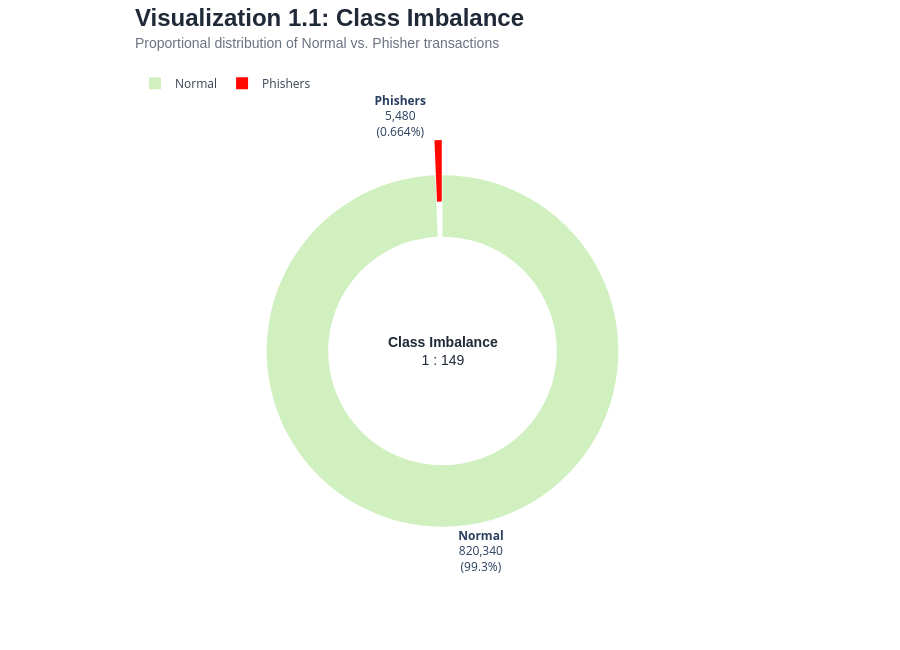

Notebook code cell kept with this figure:
### Code cell
import plotly.graph_objects as go
import pandas as pd

# ---------------------------------------------------------
# 1. DYNAMIC DATA CALCULATION (No more hardcoding)
# ---------------------------------------------------------
# We assume 'df' exists and has the column 'is_phisher' just like your snippet.

# Robust counts
class_counts = df['is_phisher'].value_counts().reindex([0, 1], fill_value=0)
n_normal = int(class_counts[0])
n_phishers = int(class_counts[1])
total = n_normal + n_phishers

labels = ['Normal', 'Phishers']
values = [n_normal, n_phishers]

# Calculate the ratio dynamically for the center text
if n_phishers > 0:
    ratio_val = int(n_normal / n_phishers)
    ratio_text = f"1 : {ratio_val}"
else:
    ratio_text = "No Phishers"

# ---------------------------------------------------------
# 2. COLORS & STYLING
# ---------------------------------------------------------
# Normal: #D0F0C0 (Pastel Green)
# Phishers: #FF0800 (Safety Red)
colors = ['#D0F0C0', '#FF0800'] 

# ---------------------------------------------------------
# 3. CREATE CHART
# ---------------------------------------------------------
fig = go.Figure(data=[go.Pie(
    labels=labels,
    values=values,
    hole=0.65,                       
    pull=[0, 0.2],                   # Dynamically explodes the Phishers slice (2nd item)
    
    # Text formatting: Grouping Name, Number, and Percent together
    textinfo='label+value+percent',
    texttemplate='<b>%{label}</b><br>%{value:,.0f}<br>(%{percent})',
    textposition='outside',
    
    marker=dict(
        colors=colors, 
        line=dict(color='#FFFFFF', width=0) # No border
    ),
    
    showlegend=True,
    sort=False 
)])

# ---------------------------------------------------------
# 4. LAYOUT & ALIGNMENT
# ---------------------------------------------------------

title_text = (
    "<span style='font-size: 24px; font-weight: bold; font-family: Arial; color: #1F2937;'>"
    "Visualization 1.1: Class Imbalance"
    "</span>"
    "<br>"
    "<span style='font-size: 14px; color: #6B7280; font-family: Arial;'>"
    "Proportional distribution of Normal vs. Phisher transactions"
    "</span>"
)

fig.update_layout(
    # 1. WHITESPACE (Left Margin = 60px)
    # This provides the "little bit left" alignment you requested.
    margin=dict(t=140, b=50, l=60, r=150),
    
    # 2. TITLE ALIGNMENT
    title=dict(
        text=title_text,
        xref='paper', 
        x=0,                
        y=0.96,
        xanchor='left',
        yanchor='top'
    ),
    
    # 3. LEGEND ALIGNMENT
    legend=dict(
        orientation="h",    
        yanchor="bottom",
        y=1.1,              # Positioned tightly under the description
        xanchor="left",
        x=0,                
        font=dict(size=12, color='#374151')
    ),
    
    # 4. CENTER TEXT (Dynamic Ratio)
    annotations=[dict(
        text=f"<b>Class Imbalance</b><br>{ratio_text}",
        x=0.5, y=0.5,
        font=dict(size=14, color='#1F2937', family="Arial"),
        showarrow=False
    )],
    
    paper_bgcolor='white',
    plot_bgcolor='white',
    height=650
)

# Handle the case where there is no data to plot gracefully (optional safety)
if total == 0:
    fig.add_annotation(text="No Data Available", showarrow=False, font=dict(size=20))

fig.show()

# To save automatically:
# fig.write_image('save_image_story/viz_1_1_class_imbalance_plotly.png', scale=3)

### Figure 1 — Plotly figure (JSON) as saved in the notebook; plotly's stock layout.template omitted (floating-point values rounded to 4 significant figures)
{"data": [{"hole": 0.65, "labels": ["Normal", "Phishers"], "marker": {"colors": ["#D0F0C0", "#FF0800"], "line": {"color": "#FFFFFF", "width": 0}}, "pull": [0, 0.2], "showlegend": true, "sort": false, "textinfo": "label+value+percent", "textposition": "outside", "texttemplate": "<b>%{label}</b><br>%{value:,.0f}<br>(%{percent})", "type": "pie", "values": [820340, 5480]}], "layout": {"annotations": [{"font": {"color": "#1F2937", "family": "Arial", "size": 14}, "showarrow": false, "text": "<b>Class Imbalance</b><br>1 : 149", "x": 0.5, "y": 0.5}], "height": 650, "legend": {"font": {"color": "#374151", "size": 12}, "orientation": "h", "x": 0, "xanchor": "left", "y": 1.1, "yanchor": "bottom"}, "margin": {"b": 50, "l": 60, "r": 150, "t": 140}, "paper_bgcolor": "white", "plot_bgcolor": "white", "title": {"text": "<span style='font-size: 24px; font-weight: bold; font-family: Arial; color: #1F2937;'>Visualization 1.1: Class Imbalance</span><br><span style='font-size: 14px; color: #6B7280; font-family: Arial;'>Proportional distribution of Normal vs. Phisher transactions</span>", "x": 0, "xanchor": "left", "xref": "paper", "y": 0.96, "yanchor": "top"}}}
